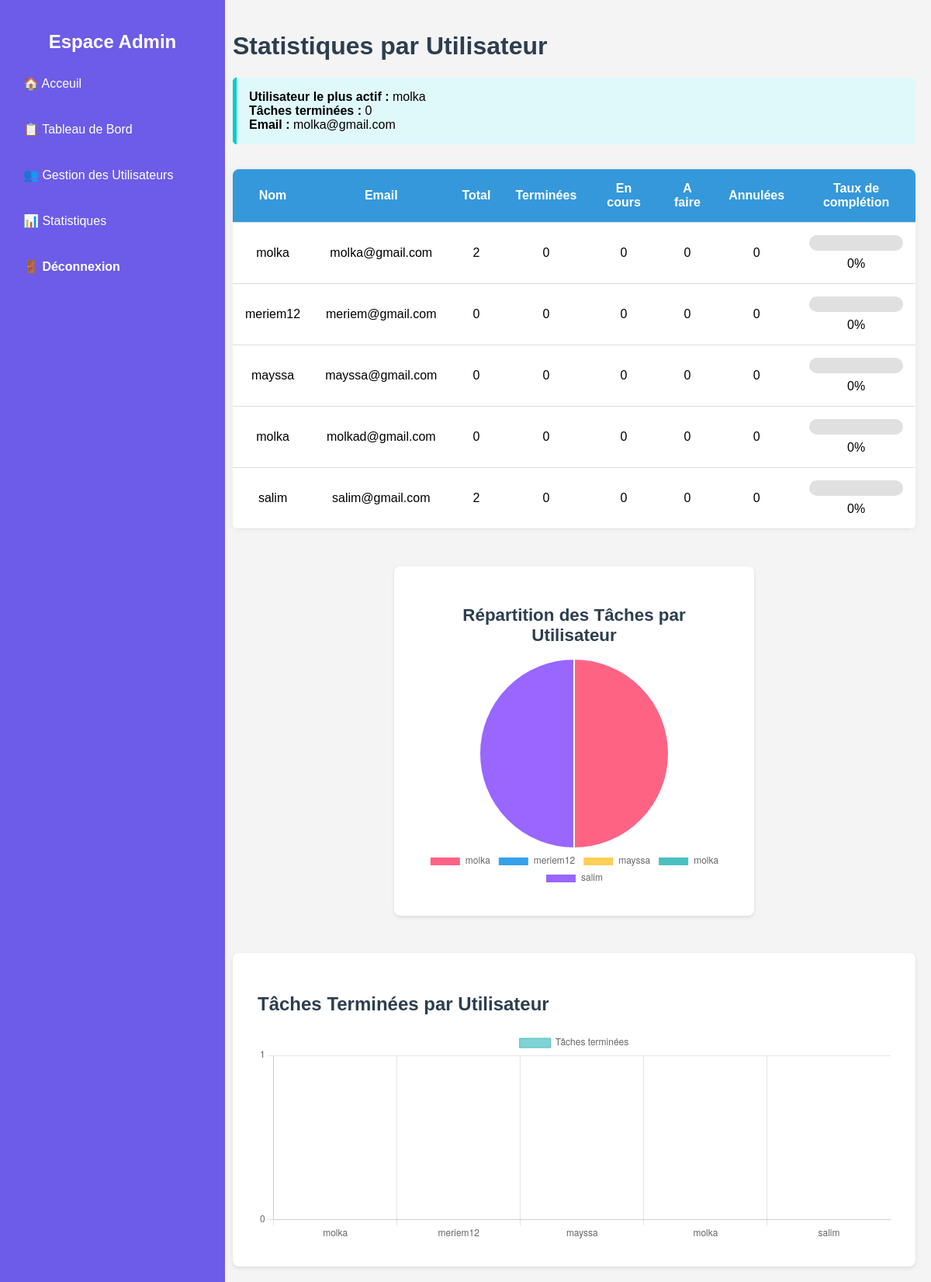
Page /stat.php on the committed database.
### tables this page shows
CREATE TABLE `utilisateur` (
  `id` int(11) NOT NULL,
  `nom` varchar(100) NOT NULL,
  `email` varchar(100) NOT NULL,
  `mdp` varchar(255) NOT NULL,
  `role` enum('admin','utilisateur') NOT NULL,
  `date_creation` timestamp NOT NULL DEFAULT current_timestamp()
);

### stat.php (the view, shortened to what this page needs)
<?php
require("connexion.php");
$statsQuery = "SELECT u.id, u.nom, u.email, u.role,
    COUNT(t.id) AS total,
    SUM(CASE WHEN t.statut = 'Terminée' THEN 1 ELSE 0 END) AS terminees,
    SUM(CASE WHEN t.statut = 'En cours' THEN 1 ELSE 0 END) AS encours,
    SUM(CASE WHEN t.statut = 'À faire' THEN 1 ELSE 0 END) AS afaire,
    SUM(CASE WHEN t.statut = 'Annulée' THEN 1 ELSE 0 END) AS annulees
FROM utilisateur u
LEFT JOIN tâches t ON u.id = t.utilisateur_id
GROUP BY u.id";
$statsResult = $conn->query($statsQuery);
$utilisateurs = [];
if ($statsResult) {
    while ($row = $statsResult->fetch_assoc()) {
        $utilisateurs[] = $row;
    }
}
$plusActif = null;
$maxTachesTerminees = -1;
foreach ($utilisateurs as $user) {
    if ($user['role'] === 'utilisateur' && $user['terminees'] > $maxTachesTerminees) {
        $maxTachesTerminees = $user['terminees'];
        $plusActif = $user;
    }
}
?>
<!DOCTYPE html>
<html lang="fr">
<head>
</head>
<body>
    <nav class="sidebar">
        <h2>Espace Admin</h2>
        <ul>
            <li><a href="index.php">🏠 Acceuil</a></li>
            <li><a href="admin.php">📋 Tableau de Bord</a></li>
            <li><a href="gestion-utilisateur.php">👥 Gestion des Utilisateurs</a></li>
            <li><a href="stat.php">📊 Statistiques</a></li>
            <li><a href="logout.php" class="logout">🚪 Déconnexion</a></li>
        </ul>
    </nav>
    <main class="content">
    <h1>Statistiques par Utilisateur</h1>
    <?php if ($plusActif): ?>
        <div class="highlight">
            <strong>Utilisateur le plus actif :</strong> <?php echo htmlspecialchars($plusActif['nom']); ?> <br>
            <strong>Tâches terminées :</strong> <?php echo $plusActif['terminees']; ?> <br>
            <strong>Email :</strong> <?php echo htmlspecialchars($plusActif['email']); ?>
        </div>
    <?php endif; ?>
    <table>
        <thead>
            <tr>
                <th>Nom</th>
                <th>Email</th>
                <th>Total</th>
                <th>Terminées</th>
                <th>En cours</th>
                <th>A faire</th>
                <th>Annulées</th>
                <th>Taux de complétion</th>
            </tr>
        </thead>
        <tbody>
        <?php foreach ($utilisateurs as $u): ?>
            <?php if ($u['role'] !== 'admin'): ?>
                <?php
                    $taux = ($u['total'] > 0) ? round(($u['terminees'] / $u['total']) * 100) : 0;
                ?>
                <tr>
                    <td><?php echo htmlspecialchars($u['nom']); ?></td>
                    <td><?php echo htmlspecialchars($u['email']); ?></td>
                    <td><?php echo $u['total']; ?></td>
                    <td><?php echo $u['terminees']; ?></td>
                    <td><?php echo $u['encours']; ?></td>
                    <td><?php echo $u['afaire']; ?></td>
                    <td><?php echo $u['annulees']; ?></td>
                    <td>
                        <div class="progress-bar">
                        </div>
                        <?php echo $taux; ?>%
                    </td>
                </tr>
            <?php endif; ?>
        <?php endforeach; ?>
        </tbody>
    </table>
    <section class="pie-chart-section">
        <h2>Répartition des Tâches par Utilisateur</h2>
        <canvas id="userPieChart" height="100"></canvas>
    </section>
    <section>
        <h2>Tâches Terminées par Utilisateur</h2>
        <canvas id="barChart" height="100"></canvas>
    </section>
    </main>
    <?php
    $labels = [];
    $data = [];
    $userLabels = [];
    $userTaskCounts = [];
    foreach ($utilisateurs as $u) {
        if ($u['role'] === 'utilisateur') {
            $labels[] = $u['nom'];
            $data[] = $u['terminees'];
            $userLabels[] = $u['nom'];
            $userTaskCounts[] = $u['total'];
        }
    }
    ?>
    <script>
        const userPieCtx = document.getElementById('userPieChart').getContext('2d');
        const userLabels = <?php echo json_encode($userLabels); ?>;
        const userTaskCounts = <?php echo json_encode($userTaskCounts); ?>;
        const userPieChart = new Chart(userPieCtx, {
            type: 'pie',
            data: {
                labels: userLabels,
                datasets: [{
                    label: 'Tâches par utilisateur',
                    data: userTaskCounts,
                    backgroundColor: [
                        '#FF6384', '#36A2EB', '#FFCE56', '#4BC0C0',
                        '#9966FF', '#FF9F40', '#E7E9ED', '#76C893'
                    ],
                    borderColor: '#fff',
                    borderWidth: 2
                }]
            },
            options: {
                responsive: true,
                plugins: {
                    legend: {
                        position: 'bottom'
                    }
                }
            }
        });
        const ctx = document.getElementById('barChart').getContext('2d');
        const labels = <?php echo json_encode($labels); ?>;
        const data = <?php echo json_encode($data); ?>;
        const chart = new Chart(ctx, {
            type: 'bar',
            data: {
                labels: labels,
                datasets: [{
                    label: 'Tâches terminées',
                    data: data,
                    backgroundColor: 'rgba(75, 192, 192, 0.7)',
                    borderColor: 'rgba(75, 192, 192, 1)',
                    borderWidth: 1
                }]
            },
            options: {
                responsive: true,
                scales: {
                    y: {
                        beginAtZero: true,
                        ticks: {
                            stepSize: 1
                        }
                    }
                }
            }
        });
    </script>
</body>
</html>

### stat.php (style rules this page uses)
body { font-family: Arial, sans-serif; margin: 0; padding: 0; display: flex; background-color: #f4f4f4; }
.sidebar { width: 250px; background: #6c5ce7; color: white; padding: 20px; position: fixed; height: 100%; }
.sidebar h2 { text-align: center; margin-bottom: 20px; color: white; }
.sidebar ul { list-style: none; padding: 0; }
.sidebar ul li { margin: 20px 0; }
.sidebar ul li a { color: white; text-decoration: none; display: block; padding: 10px; transition: 0.3s; }
.logout { color: #e74c3c; font-weight: bold; }
.content { margin-left: 280px; padding: 20px; flex-grow: 1; }
h1 { color: #2c3e50; }
table { width: 100%; border-collapse: collapse; margin-top: 2rem; background-color: #fff; box-shadow: 0 0 8px rgba(0,0,0,0.05); border-radius: 8px; overflow: hidden; }
thead { background-color: #3498db; color: white; }
th, td { padding: 1rem; text-align: center; border-bottom: 1px solid #ddd; }
.highlight { background-color: #dff9fb; border-left: 5px solid #00cec9; padding: 1rem; margin-bottom: 2rem; border-radius: 5px; }
.progress-bar { background-color: #e0e0e0; border-radius: 10px; overflow: hidden; height: 20px; width: 100%; margin-bottom: 0.5rem; }
.pie-chart-section { max-width: 400px; margin: 3rem auto; text-align: center; }
.pie-chart-section h2 { font-size: 1.4rem; margin-bottom: 1rem; }
.pie-chart-section canvas { width: 100% !important; height: auto !important; max-height: 300px; }
section { margin-top: 3rem; background-color: #fff; padding: 2rem; border-radius: 8px; box-shadow: 0 2px 5px rgba(0,0,0,0.1); }
h2 { color: #2c3e50; }

### rows in the picture
utilisateur: nom "molka", email "molka@gmail.com", total "2", terminees "0", encours "0", afaire "0", annulees "0", taux "0"
utilisateur: nom "meriem12", email "meriem@gmail.com", total "0", terminees "0", encours "0", afaire "0", annulees "0", taux "0"
utilisateur: nom "mayssa", email "mayssa@gmail.com", total "0", terminees "0", encours "0", afaire "0", annulees "0", taux "0"
utilisateur: nom "molka", email "molkad@gmail.com", total "0", terminees "0", encours "0", afaire "0", annulees "0", taux "0"
utilisateur: nom "salim", email "salim@gmail.com", total "2", terminees "0", encours "0", afaire "0", annulees "0", taux "0"

### other values in the picture
$plusActif['terminees'] "0"
chart data {{ json_encode($userLabels) }} ["molka","meriem12","mayssa","molka","salim"]
chart data {{ json_encode($userTaskCounts) }} ["2","0","0","0","2"]
chart data {{ json_encode($labels) }} ["molka","meriem12","mayssa","molka","salim"]
chart data {{ json_encode($data) }} ["0","0","0","0","0"]
